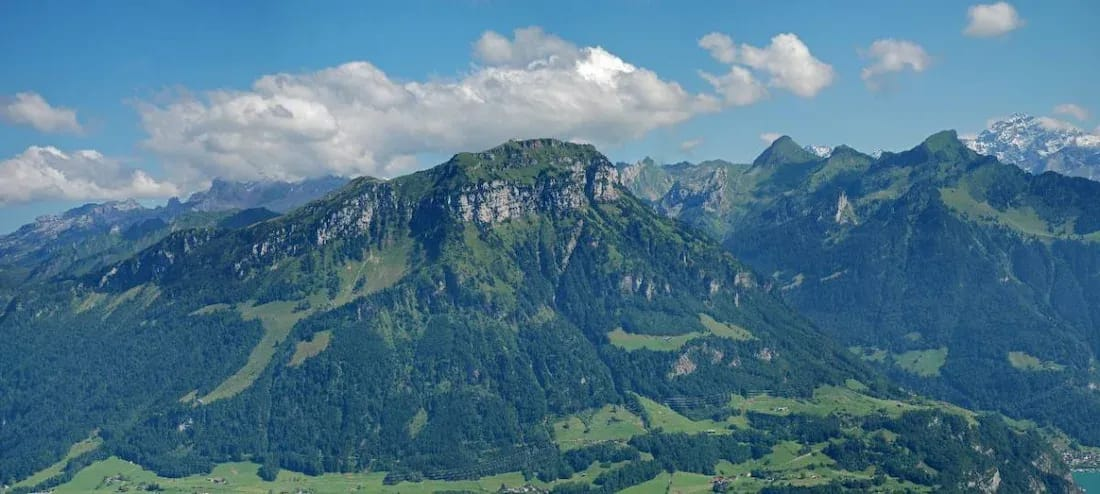
#> input picture Sample_cv.jpeg, 1100 x 494 px
$ jupyter execute Open_CV_image_processing.ipynb
#> lines starting #> are read from the running program, lines starting #| are printed output that depends on the picture
# Implementation OPEN CV for image processing

[cell 1]
# importing libraries
import cv2
import numpy as np
import matplotlib.pyplot as plt
import os

[cell 2]
#Add images path
image_path='Sample_cv.jpeg'

[cell 3]
#load the image
img = cv2.imread(image_path)
#> img is the input picture: shape (494, 1100, 3); mean B, G, R 139.5, 117.2, 77.1

[cell 4]
#conert to RGB and grayscale
img_rgb=cv2.cvtColor(img, cv2.COLOR_BGR2RGB)
img_gray=cv2.cvtColor(img, cv2.COLOR_BGR2GRAY)
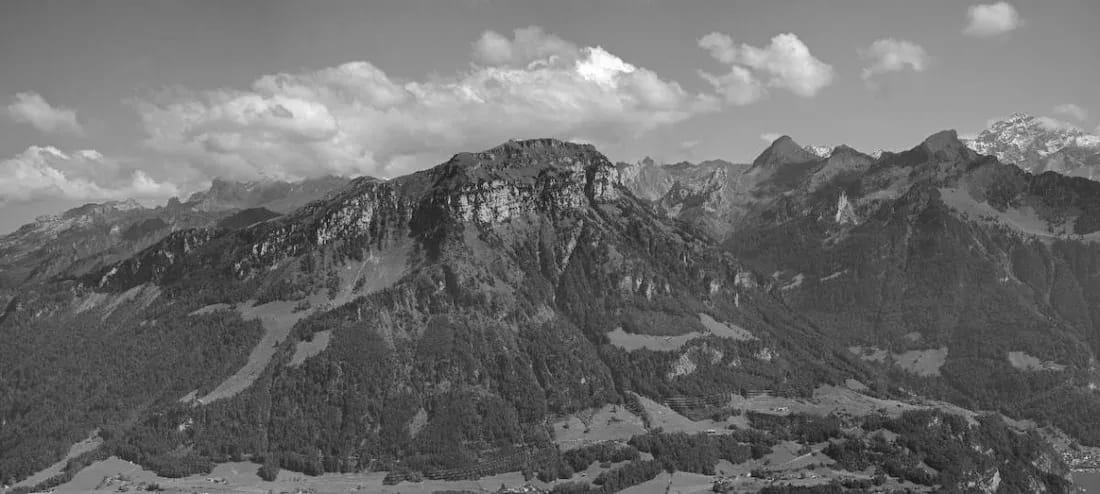
#> img_gray: shape (494, 1100); min 10, max 255, mean 107.8

[cell 5]
#Display Image
#display bath version side by side
plt.figure(figsize=(12,12))
plt.subplot(1,2,1)
plt.imshow(img_rgb)
plt.title("Original Image")
plt.axis("off")

plt.subplot(1,2,2)
plt.imshow(img_gray, cmap='gray')
plt.title('Grayscale Image')
plt.axis("off")
plt.tight_layout()
plt.show()
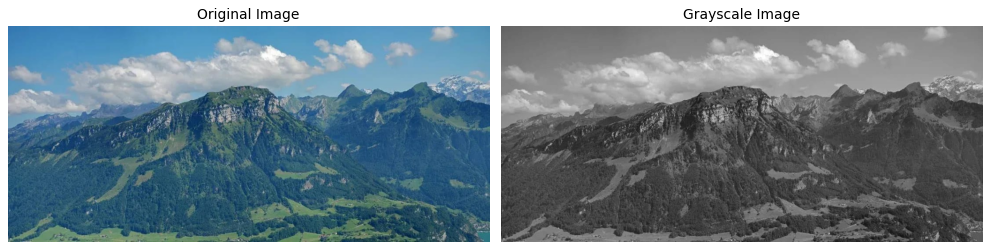
#> figure drawn by matplotlib, 2 panels
